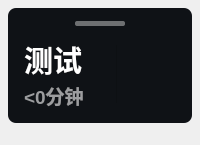
<?xml version="1.0" encoding="UTF-8"?>
<ui version="4.0">
 <class>Theme</class>
 <widget class="QWidget" name="Form">
  <property name="geometry">
   <rect>
    <x>0</x>
    <y>0</y>
    <width>200</width>
    <height>145</height>
   </rect>
  </property>
  <property name="minimumSize">
   <size>
    <width>200</width>
    <height>0</height>
   </size>
  </property>
  <property name="windowTitle">
   <string>Form</string>
  </property>
  <layout class="QVBoxLayout" name="verticalLayout">
   <property name="leftMargin">
    <number>8</number>
   </property>
   <property name="topMargin">
    <number>8</number>
   </property>
   <property name="rightMargin">
    <number>8</number>
   </property>
   <property name="bottomMargin">
    <number>22</number>
   </property>
   <item>
    <widget class="QFrame" name="backgnd">
     <property name="styleSheet">
      <string notr="true">background-color: rgba(15, 18, 22, 255);
border-radius: 8px</string>
     </property>
     <property name="frameShape">
      <enum>QFrame::StyledPanel</enum>
     </property>
     <property name="frameShadow">
      <enum>QFrame::Raised</enum>
     </property>
     <layout class="QVBoxLayout" name="verticalLayout_3">
      <property name="spacing">
       <number>4</number>
      </property>
      <property name="leftMargin">
       <number>16</number>
      </property>
      <property name="topMargin">
       <number>4</number>
      </property>
      <property name="rightMargin">
       <number>16</number>
      </property>
      <property name="bottomMargin">
       <number>10</number>
      </property>
      <item>
       <layout class="QVBoxLayout" name="verticalLayout_2">
        <item>
         <layout class="QHBoxLayout" name="horizontalLayout_2">
          <item>
           <spacer name="horizontalSpacer_2">
            <property name="orientation">
             <enum>Qt::Horizontal</enum>
            </property>
            <property name="sizeType">
             <enum>QSizePolicy::Maximum</enum>
            </property>
            <property name="sizeHint" stdset="0">
             <size>
              <width>40</width>
              <height>20</height>
             </size>
            </property>
           </spacer>
          </item>
          <item>
           <widget class="QLabel" name="label">
            <property name="sizePolicy">
             <sizepolicy hsizetype="Preferred" vsizetype="Fixed">
              <horstretch>0</horstretch>
              <verstretch>0</verstretch>
             </sizepolicy>
            </property>
            <property name="maximumSize">
             <size>
              <width>50</width>
              <height>5</height>
             </size>
            </property>
            <property name="styleSheet">
             <string notr="true">background-color: rgba(255, 255, 255, 100);
border-radius: 2px</string>
            </property>
           </widget>
          </item>
          <item>
           <spacer name="horizontalSpacer">
            <property name="orientation">
             <enum>Qt::Horizontal</enum>
            </property>
            <property name="sizeType">
             <enum>QSizePolicy::Maximum</enum>
            </property>
            <property name="sizeHint" stdset="0">
             <size>
              <width>40</width>
              <height>20</height>
             </size>
            </property>
           </spacer>
          </item>
         </layout>
        </item>
        <item>
         <layout class="QHBoxLayout" name="horizontalLayout">
          <property name="spacing">
           <number>12</number>
          </property>
          <item>
           <layout class="QVBoxLayout" name="verticalLayout_4">
            <property name="spacing">
             <number>0</number>
            </property>
            <item>
             <widget class="QLabel" name="subject">
              <property name="sizePolicy">
               <sizepolicy hsizetype="Preferred" vsizetype="Maximum">
                <horstretch>0</horstretch>
                <verstretch>0</verstretch>
               </sizepolicy>
              </property>
              <property name="font">
               <font>
                <family>Microsoft YaHei UI</family>
                <pointsize>22</pointsize>
                <weight>75</weight>
                <bold>true</bold>
               </font>
              </property>
              <property name="styleSheet">
               <string notr="true">border: none;
color: rgba(255, 255, 255, 255);
font-weight: bold</string>
              </property>
              <property name="text">
               <string>测试</string>
              </property>
             </widget>
            </item>
            <item>
             <widget class="QLabel" name="activity_countdown">
              <property name="sizePolicy">
               <sizepolicy hsizetype="Preferred" vsizetype="Maximum">
                <horstretch>0</horstretch>
                <verstretch>0</verstretch>
               </sizepolicy>
              </property>
              <property name="font">
               <font>
                <family>Microsoft YaHei UI</family>
                <pointsize>14</pointsize>
                <weight>75</weight>
                <bold>true</bold>
               </font>
              </property>
              <property name="styleSheet">
               <string notr="true">color: rgba(255, 255, 255, 150);
font-weight: bold;</string>
              </property>
              <property name="text">
               <string>&lt;0分钟</string>
              </property>
             </widget>
            </item>
           </layout>
          </item>
          <item>
           <widget class="ProgressRing" name="progressBar">
            <property name="sizePolicy">
             <sizepolicy hsizetype="Expanding" vsizetype="Expanding">
              <horstretch>0</horstretch>
              <verstretch>0</verstretch>
             </sizepolicy>
            </property>
            <property name="minimumSize">
             <size>
              <width>60</width>
              <height>60</height>
             </size>
            </property>
            <property name="maximumSize">
             <size>
              <width>60</width>
              <height>60</height>
             </size>
            </property>
            <property name="font">
             <font>
              <family>Microsoft YaHei</family>
              <pointsize>12</pointsize>
              <weight>75</weight>
              <bold>true</bold>
             </font>
            </property>
            <property name="styleSheet">
             <string notr="true">font-weight: bold;</string>
            </property>
            <property name="textVisible">
             <bool>true</bool>
            </property>
            <property name="format">
             <string>%p%</string>
            </property>
            <property name="val">
             <double>0.000000000000000</double>
            </property>
            <property name="strokeWidth">
             <number>7</number>
            </property>
           </widget>
          </item>
         </layout>
        </item>
       </layout>
      </item>
     </layout>
    </widget>
   </item>
  </layout>
 </widget>
 <customwidgets>
  <customwidget>
   <class>ProgressBar</class>
   <extends>QProgressBar</extends>
   <header>qfluentwidgets</header>
  </customwidget>
  <customwidget>
   <class>ProgressRing</class>
   <extends>ProgressBar</extends>
   <header>qfluentwidgets</header>
  </customwidget>
 </customwidgets>
 <resources/>
 <connections/>
</ui>
